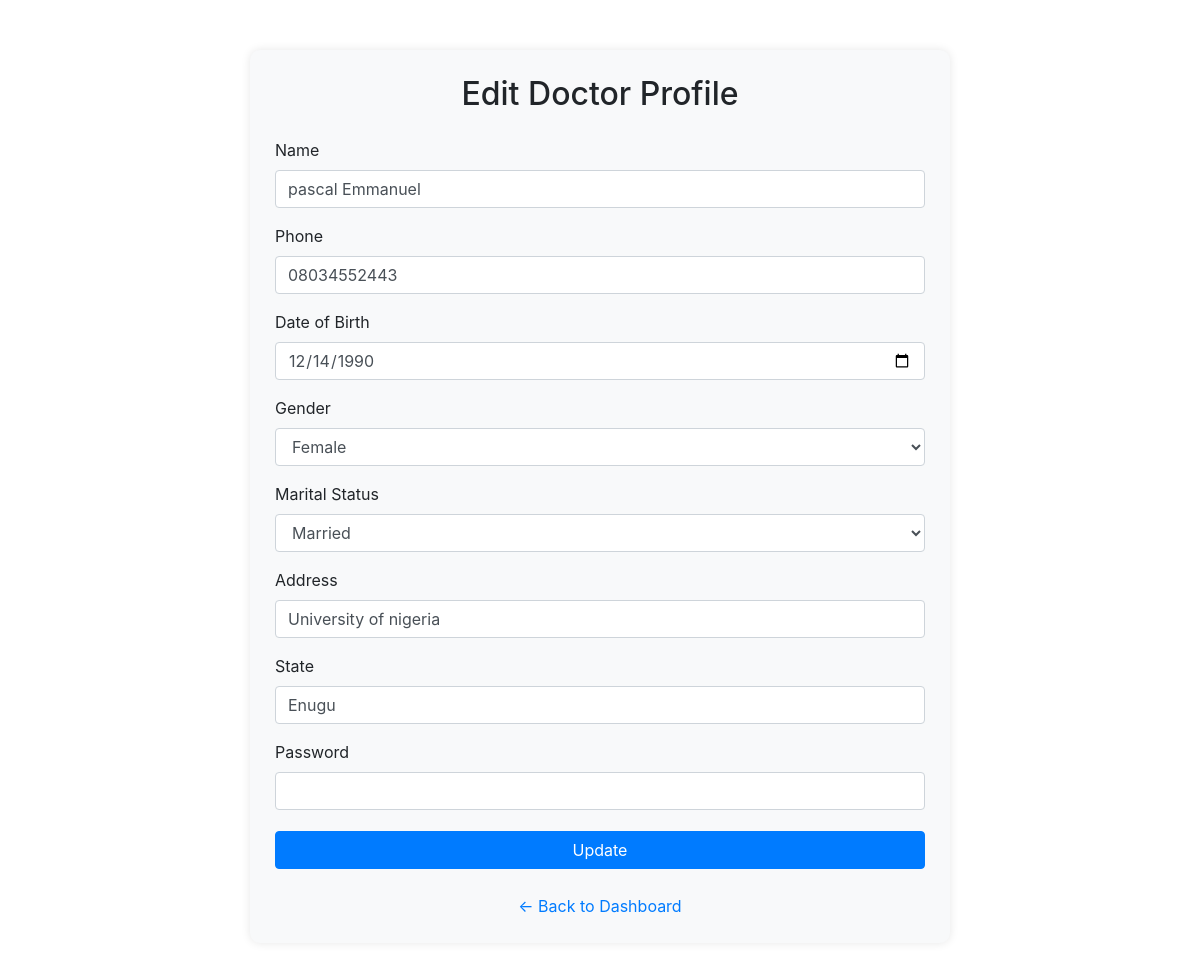
Screenshot of /admin/edit_doctor/1 with the database file from the repository.
### run.py (models this page shows, shortened)
class Doctor(db.Model):
    id = db.Column(db.Integer, primary_key=True)
    name = db.Column(db.String(100))
    email = db.Column(db.String(100))
    phone = db.Column(db.String(20))
    dob = db.Column(db.Date)
    gender = db.Column(db.String(10))
    marital_status = db.Column(db.String(20))
    address = db.Column(db.String(200))
    state = db.Column(db.String(50))
    hospital_id = db.Column(db.Integer, db.ForeignKey('hospital.id'))
    password = db.Column(db.String(200))  # <-- Add this line
    hospital = db.relationship('Hospital', backref='doctors')

### run.py (the view, shortened to what this page needs)
@app.route('/admin/edit_doctor/<int:doctor_id>', methods=['GET', 'POST'])
def edit_doctor(doctor_id):
    doctor = Doctor.query.get_or_404(doctor_id)
    form = EditDoctorForm(obj=doctor)
    hospitals = Hospital.query.all()
    form.hospital_id.choices = [(h.id, h.name) for h in hospitals]
    return render_template('edit_doctor.html', form=form)

### run.py
class EditDoctorForm(FlaskForm):
    name = StringField('Name', validators=[DataRequired()])
    phone = StringField('Phone', validators=[DataRequired()])
    dob = DateField('Date of Birth', validators=[DataRequired()])
    gender = SelectField('Gender', choices=[('Male', 'Male'), ('Female', 'Female')], validators=[DataRequired()])
    marital_status = SelectField('Marital Status', choices=[('Single', 'Single'), ('Married', 'Married')], validators=[DataRequired()])
    address = StringField('Address', validators=[DataRequired()])
    state = StringField('State', validators=[DataRequired()])
    password = PasswordField('Password')  # Optional for updates
    hospital_id = SelectField('Hospital', coerce=int, validators=[DataRequired()])
    submit = SubmitField('Update')

### templates/edit_doctor.html (shortened to what this page needs)
<!DOCTYPE html>
<html lang="en">
<head>
    <link rel="stylesheet" href="{{ url_for('static', filename='css/admin.css') }}">
    <link rel="stylesheet" href="https://stackpath.bootstrapcdn.com/bootstrap/4.5.2/css/bootstrap.min.css">
</head>
<body>
<div class="form-container">
    <h2 class="form-title">Edit Doctor Profile</h2>
    <form method="POST">
        <div class="form-group">
            {{ form.name.label }} {{ form.name(class="form-control") }}
        </div>
        <div class="form-group">
            {{ form.phone.label }} {{ form.phone(class="form-control") }}
        </div>
        <div class="form-group">
            {{ form.dob.label }} {{ form.dob(class="form-control") }}
        </div>
        <div class="form-group">
            {{ form.gender.label }} {{ form.gender(class="form-control") }}
        </div>
        <div class="form-group">
            {{ form.marital_status.label }} {{ form.marital_status(class="form-control") }}
        </div>
        <div class="form-group">
            {{ form.address.label }} {{ form.address(class="form-control") }}
        </div>
        <div class="form-group">
            {{ form.state.label }} {{ form.state(class="form-control") }}
        </div>
        <div class="form-group">
            {{ form.password.label }} {{ form.password(class="form-control") }}
        </div>
        {{ form.submit(class="btn btn-primary") }}
        <a href="{{ url_for('admin_dashboard') }}" class="back-link">← Back to Dashboard</a>
    </form>
</div>
</body>
</html>

### static/css/admin.css (style rules this page uses)
body { font-family: 'Segoe UI', Tahoma, Geneva, Verdana, sans-serif; background: #f4f7f9; margin: 0; padding: 0; color: #333; }
.btn { padding: 8px 14px; margin: 5px 4px 10px 0; border-radius: 5px; text-decoration: none; font-size: 14px; color: white; font-weight: 500; display: inline-block; text-align: center; }
.btn-primary { background-color: #007bff; }

### templates/edit_doctor.html (style rules this page uses)
.form-container { max-width: 700px; margin: 50px auto; padding: 25px; background: #f8f9fa; border-radius: 10px; box-shadow: 0 0 10px rgba(0,0,0,0.1); }
.form-title { text-align: center; margin-bottom: 25px; }
.btn-primary { width: 100%; }
.back-link { display: block; margin-top: 15px; text-align: center; }

### rows the page displays
Doctor: name "pascal Emmanuel", phone "08034552443", dob "12/14/1990", gender "Female", marital_status "Married", address "University of nigeria", state "Enugu"
